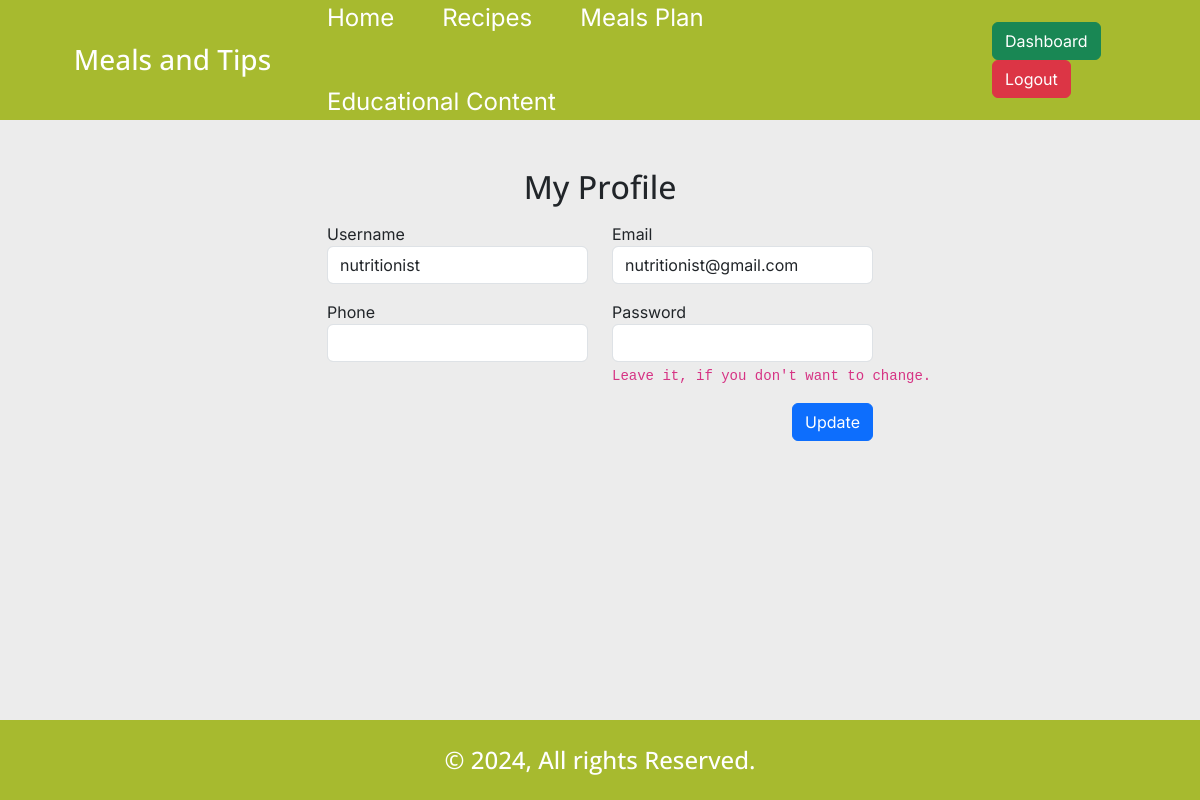
The app's page /profile.php (signed in), older data.
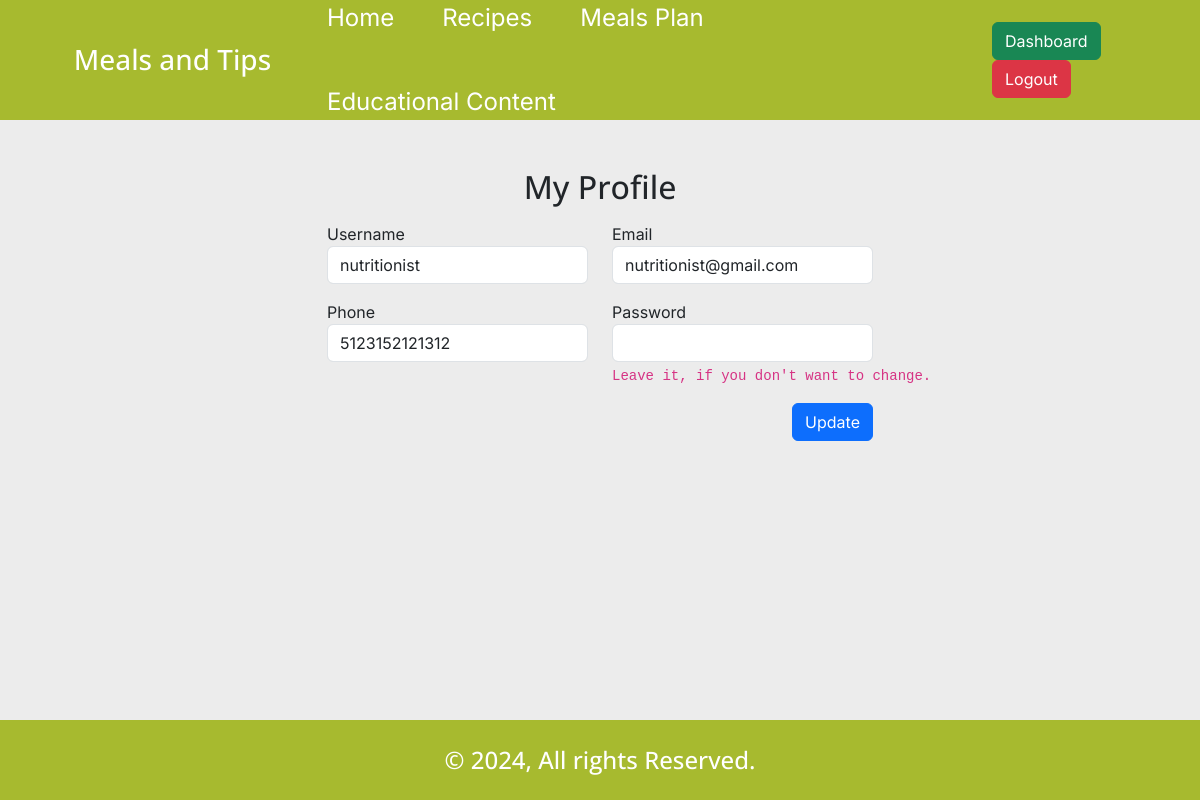
The same page, newer data.
### tables this page shows
CREATE TABLE `users` (
  `id` int(11) NOT NULL,
  `username` varchar(255) NOT NULL,
  `email` varchar(255) NOT NULL,
  `phone` varchar(255) DEFAULT NULL,
  `password` varchar(255) NOT NULL,
  `role` enum('admin','nutritionist','user') NOT NULL DEFAULT 'user',
  `status` enum('0','1') NOT NULL DEFAULT '0',
  `fav_recipes` text DEFAULT NULL,
  `fav_meals` text DEFAULT NULL
);

### core/database.php (called while the page is built, shortened)
<?php
include_once 'functions.php';
if (isset($_SESSION['user'])) {
    $userID = $_SESSION['user'];
    $getUserQ = $db->query("SELECT * FROM `users` WHERE `id`='$userID'");
    $userData = mysqli_fetch_object($getUserQ);
    $userName = $userData->username;
    $userEmail = $userData->email;
    $userPhone = $userData->phone;
}

### profile.php (the view, shortened to what this page needs)
<?php
require_once 'core/database.php';
?>
<!DOCTYPE html>
<html lang="en">
<head>
    <?php include 'includes/external_css.php'; ?>
    <link rel="stylesheet" href="css/style.min.css">
</head>
<body id="user-profile">
    <?php include_once 'includes/header.php'; ?>
    <div class="container my-5">
        <form id="update-profile">
            <div class="row">
                <div class="col-12">
                    <h2 class="text-center mb-3">My Profile</h2>
                </div>
                <div class="col-12 col-md-6 mx-auto">
                    <div class="row">
                        <div class="col-12 col-md-6 mb-3">
                            <div class="form-group">
                                <label for="username">Username</label>
                                <input type="text" name="username" value="<?= $userName ?>" class="form-control" id="username" required>
                            </div>
                        </div>
                        <div class="col-12 col-md-6 mb-3">
                            <div class="form-group">
                                <label for="email">Email</label>
                                <input type="text" name="email" value="<?= $userEmail ?>" class="form-control" id="email" required>
                            </div>
                        </div>
                        <div class="col-12 col-md-6 mb-3">
                            <div class="form-group">
                                <label for="phone">Phone</label>
                                <input type="text" name="phone" value="<?= $userPhone ?>" class="form-control" id="phone">
                            </div>
                        </div>
                        <div class="col-12 col-md-6 mb-3">
                            <div class="form-group">
                                <label for="password">Password</label>
                                <input type="text" name="password" class="form-control" id="password">
                                <code class="text-nowrap">Leave it, if you don't want to change.</code>
                            </div>
                        </div>
                        <div class="col-12">
                            <button type="submit" class="btn btn-primary d-block ms-auto">Update</button>
                        </div>
                    </div>
                </div>
            </div>
        </form>
    </div>
    <?php include_once 'includes/footer.php'; ?>
</body>
</html>

Row changes from the older to the newer data that the page shows:
changed users "nutritionist": phone (not shown) → "5123152121312"
